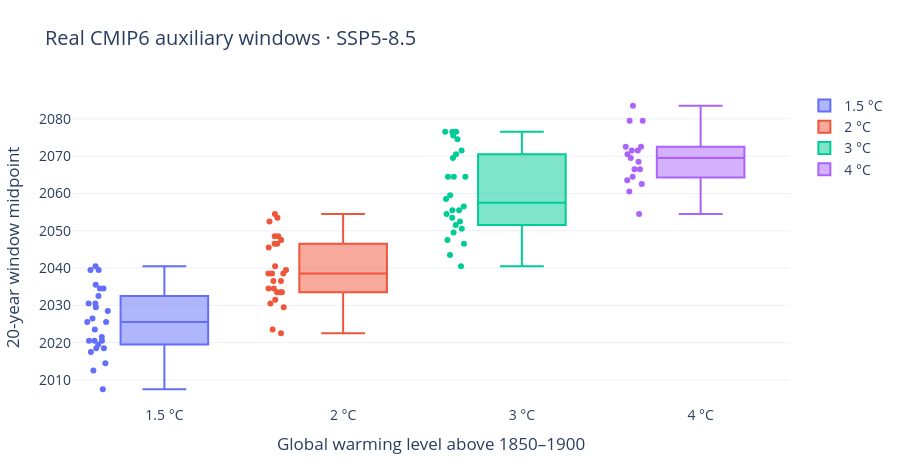

The cell this chart's notebook holds for it:
### Markdown cell above
## Compare valid model-specific windows

### Code cell
selected = gwl[(gwl.scenario == "ssp585") & (gwl.status == "window")]
fig = go.Figure()
for level in sorted(selected.level.unique()):
    part = selected[selected.level == level]
    fig.add_trace(go.Box(y=part.midpoint, name=f"{level:g} °C", boxpoints="all", jitter=.3,
        text=part.member, hovertemplate="%{text}<br>window midpoint %{y}<extra></extra>"))
fig.update_layout(title="Real CMIP6 auxiliary windows · SSP5-8.5", xaxis_title="Global warming level above 1850–1900", yaxis_title="20-year window midpoint")
show(fig)
display(selected.groupby("level").agg(n=("member", "size"), first_midpoint=("midpoint", "min"), last_midpoint=("midpoint", "max")))

### Figure 1 — Plotly figure (JSON) as saved in the notebook; plotly's stock layout.template omitted (floating-point values rounded to 4 significant figures)
{"data": [{"boxpoints": "all", "hovertemplate": "%{text}<br>window midpoint %{y}<extra></extra>", "jitter": 0.3, "name": "1.5 °C", "text": ["AWI_AWI-CM-1-1-MR_r1i1p1f1", "CCCR-IITM_IITM-ESM_r1i1p1f1", "CCCma_CanESM5_r1i1p1f1", "CMCC_CMCC-CM2-SR5_r1i1p1f1", "CMCC_CMCC-ESM2_r1i1p1f1", "CNRM-CERFACS_CNRM-CM6-1-HR_r1i1p1f2", "CNRM-CERFACS_CNRM-CM6-1_r1i1p1f2", "CNRM-CERFACS_CNRM-ESM2-1_r1i1p1f2", "CSIRO-ARCCSS_ACCESS-CM2_r1i1p1f1", "EC-Earth-Consortium_EC-Earth3-CC_r1i1p1f1", "INM_INM-CM4-8_r1i1p1f1", "INM_INM-CM5-0_r1i1p1f1", "IPSL_IPSL-CM6A-LR_r1i1p1f1", "KIOST_KIOST-ESM_r1i1p1f1", "MIROC_MIROC-ES2L_r1i1p1f2", "MIROC_MIROC6_r1i1p1f1", "MOHC_HadGEM3-GC31-LL_r1i1p1f3", "MOHC_HadGEM3-GC31-MM_r1i1p1f3", "MOHC_UKESM1-0-LL_r1i1p1f2", "MPI-M_MPI-ESM1-2-LR_r1i1p1f1", "MRI_MRI-ESM2-0_r1i1p1f1", "NCAR_CESM2-WACCM_r1i1p1f1", "NCC_NorESM2-MM_r1i1p1f1", "NIMS-KMA_KACE-1-0-G_r1i1p1f1", "NOAA-GFDL_GFDL-ESM4_r1i1p1f1", "NUIST_NESM3_r1i1p1f1"], "type": "box", "y": [2020.0, 2036.0, 2012.0, 2022.0, 2030.0, 2018.0, 2028.0, 2032.0, 2026.0, 2008.0, 2030.0, 2030.0, 2018.0, 2018.0, 2034.0, 2040.0, 2020.0, 2026.0, 2024.0, 2034.0, 2026.0, 2020.0, 2040.0, 2014.0, 2040.0, 2020.0]}, {"boxpoints": "all", "hovertemplate": "%{text}<br>window midpoint %{y}<extra></extra>", "jitter": 0.3, "name": "2 °C", "text": ["AWI_AWI-CM-1-1-MR_r1i1p1f1", "CCCR-IITM_IITM-ESM_r1i1p1f1", "CCCma_CanESM5_r1i1p1f1", "CMCC_CMCC-CM2-SR5_r1i1p1f1", "CMCC_CMCC-ESM2_r1i1p1f1", "CNRM-CERFACS_CNRM-CM6-1-HR_r1i1p1f2", "CNRM-CERFACS_CNRM-CM6-1_r1i1p1f2", "CNRM-CERFACS_CNRM-ESM2-1_r1i1p1f2", "CSIRO-ARCCSS_ACCESS-CM2_r1i1p1f1", "EC-Earth-Consortium_EC-Earth3-CC_r1i1p1f1", "INM_INM-CM4-8_r1i1p1f1", "INM_INM-CM5-0_r1i1p1f1", "IPSL_IPSL-CM6A-LR_r1i1p1f1", "KIOST_KIOST-ESM_r1i1p1f1", "MIROC_MIROC-ES2L_r1i1p1f2", "MIROC_MIROC6_r1i1p1f1", "MOHC_HadGEM3-GC31-LL_r1i1p1f3", "MOHC_HadGEM3-GC31-MM_r1i1p1f3", "MOHC_UKESM1-0-LL_r1i1p1f2", "MPI-M_MPI-ESM1-2-LR_r1i1p1f1", "MRI_MRI-ESM2-0_r1i1p1f1", "NCAR_CESM2-WACCM_r1i1p1f1", "NCC_NorESM2-MM_r1i1p1f1", "NIMS-KMA_KACE-1-0-G_r1i1p1f1", "NOAA-GFDL_GFDL-ESM4_r1i1p1f1", "NUIST_NESM3_r1i1p1f1"], "type": "box", "y": [2036.0, 2048.0, 2022.0, 2034.0, 2040.0, 2030.0, 2040.0, 2046.0, 2038.0, 2036.0, 2046.0, 2046.0, 2034.0, 2038.0, 2048.0, 2054.0, 2030.0, 2034.0, 2032.0, 2048.0, 2038.0, 2034.0, 2054.0, 2024.0, 2052.0, 2034.0]}, {"boxpoints": "all", "hovertemplate": "%{text}<br>window midpoint %{y}<extra></extra>", "jitter": 0.3, "name": "3 °C", "text": ["AWI_AWI-CM-1-1-MR_r1i1p1f1", "CCCR-IITM_IITM-ESM_r1i1p1f1", "CCCma_CanESM5_r1i1p1f1", "CMCC_CMCC-CM2-SR5_r1i1p1f1", "CMCC_CMCC-ESM2_r1i1p1f1", "CNRM-CERFACS_CNRM-CM6-1-HR_r1i1p1f2", "CNRM-CERFACS_CNRM-CM6-1_r1i1p1f2", "CNRM-CERFACS_CNRM-ESM2-1_r1i1p1f2", "CSIRO-ARCCSS_ACCESS-CM2_r1i1p1f1", "EC-Earth-Consortium_EC-Earth3-CC_r1i1p1f1", "INM_INM-CM4-8_r1i1p1f1", "INM_INM-CM5-0_r1i1p1f1", "IPSL_IPSL-CM6A-LR_r1i1p1f1", "KIOST_KIOST-ESM_r1i1p1f1", "MIROC_MIROC-ES2L_r1i1p1f2", "MIROC_MIROC6_r1i1p1f1", "MOHC_HadGEM3-GC31-LL_r1i1p1f3", "MOHC_HadGEM3-GC31-MM_r1i1p1f3", "MOHC_UKESM1-0-LL_r1i1p1f2", "MPI-M_MPI-ESM1-2-LR_r1i1p1f1", "MRI_MRI-ESM2-0_r1i1p1f1", "NCAR_CESM2-WACCM_r1i1p1f1", "NCC_NorESM2-MM_r1i1p1f1", "NIMS-KMA_KACE-1-0-G_r1i1p1f1", "NOAA-GFDL_GFDL-ESM4_r1i1p1f1", "NUIST_NESM3_r1i1p1f1"], "type": "box", "y": [2060.0, 2076.0, 2040.0, 2052.0, 2056.0, 2052.0, 2058.0, 2064.0, 2056.0, 2056.0, 2070.0, 2074.0, 2050.0, 2064.0, 2070.0, 2076.0, 2048.0, 2050.0, 2046.0, 2072.0, 2064.0, 2054.0, 2076.0, 2044.0, 2076.0, 2054.0]}, {"boxpoints": "all", "hovertemplate": "%{text}<br>window midpoint %{y}<extra></extra>", "jitter": 0.3, "name": "4 °C", "text": ["AWI_AWI-CM-1-1-MR_r1i1p1f1", "CCCma_CanESM5_r1i1p1f1", "CMCC_CMCC-CM2-SR5_r1i1p1f1", "CMCC_CMCC-ESM2_r1i1p1f1", "CNRM-CERFACS_CNRM-CM6-1-HR_r1i1p1f2", "CNRM-CERFACS_CNRM-CM6-1_r1i1p1f2", "CNRM-CERFACS_CNRM-ESM2-1_r1i1p1f2", "CSIRO-ARCCSS_ACCESS-CM2_r1i1p1f1", "EC-Earth-Consortium_EC-Earth3-CC_r1i1p1f1", "IPSL_IPSL-CM6A-LR_r1i1p1f1", "MOHC_HadGEM3-GC31-LL_r1i1p1f3", "MOHC_HadGEM3-GC31-MM_r1i1p1f3", "MOHC_UKESM1-0-LL_r1i1p1f2", "MRI_MRI-ESM2-0_r1i1p1f1", "NCAR_CESM2-WACCM_r1i1p1f1", "NIMS-KMA_KACE-1-0-G_r1i1p1f1", "NUIST_NESM3_r1i1p1f1"], "type": "box", "y": [2080.0, 2054.0, 2070.0, 2070.0, 2066.0, 2072.0, 2080.0, 2072.0, 2072.0, 2066.0, 2064.0, 2064.0, 2060.0, 2084.0, 2068.0, 2062.0, 2072.0]}], "layout": {"font": {"size": 14}, "height": 470, "margin": {"b": 65, "l": 65, "r": 45, "t": 90}, "title": {"text": "Real CMIP6 auxiliary windows · SSP5-8.5"}, "xaxis": {"title": {"text": "Global warming level above 1850–1900"}}, "yaxis": {"title": {"text": "20-year window midpoint"}}}}
